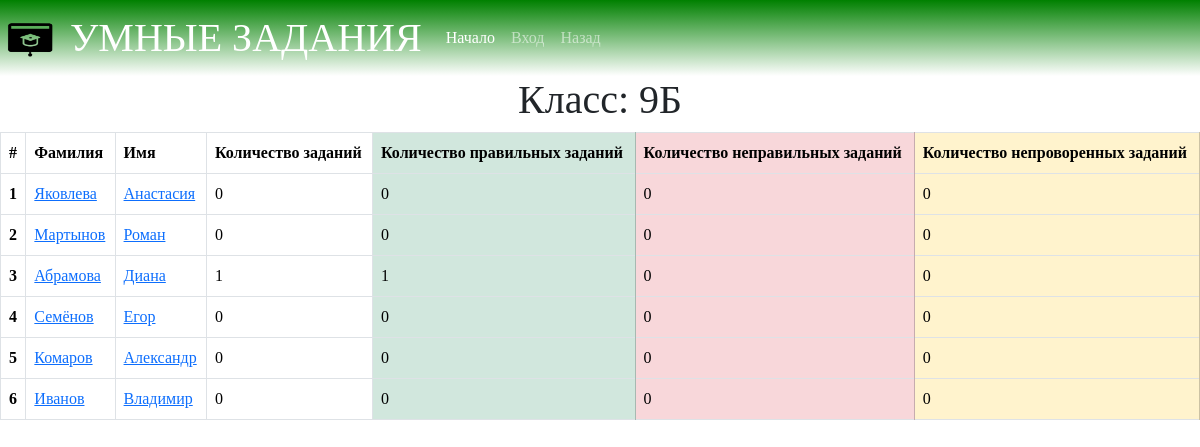
The page /lk/teacher_classes/1 on the database its author committed.
### main/models.py (models this page shows, shortened)
class Grade(models.Model):
    number = models.IntegerField("Класс")
    letter = models.CharField("Буква класса", max_length=1)
    class Meta:
        verbose_name = 'Класс'
        verbose_name_plural = "Классы"

class Student(models.Model):
    user = models.ForeignKey(User, verbose_name="Пользователь", on_delete=models.CASCADE, unique=True)
    grade = models.ForeignKey(Grade, verbose_name="Класс", on_delete=models.CASCADE)
    level_of_knowledge = models.IntegerField("Уровень знаний", default=0)
    class Meta:
        verbose_name = 'Ученик'
        verbose_name_plural = "Ученики"

class User(AbstractUser):
    user_type = models.ForeignKey(UserType, verbose_name="Тип пользователя", on_delete=models.SET_NULL, blank=True,
                                  null=True)
    phone_number = models.CharField("Телефон", max_length=15, blank=True, null=True)
    class Meta:
        verbose_name = 'Пользователь'
        verbose_name_plural = "Пользователи"

### main/views.py (the view)
# urls.py: path("lk/teacher_classes/<int:id>", views.teacher_class, name="teacher_class"),
def teacher_class(request, id):
    grade = models.Grade.objects.get(id=id)
    students = models.Student.objects.filter(grade__id=id)
    students_dict = []
    start_date = datetime.today() - timedelta(days=60)
    for student in students:
        students_dict.append({"student": student, **utils.student_result_base(student.user, start_date)})
    return render(request, "teacher_class.html", {
        "class": grade,
        "students": students_dict,
    })

### main/utils.py (called while the page is built)
def student_result_base(user, start_date, end_date=datetime.date.today()):
    student_tasks = models.StudentTask.objects.filter(student__user=user).filter(
            get_date__gte=start_date,
            get_date__lte=end_date)
    student_tasks_right = student_tasks.filter(is_right=True).count()
    student_tasks_wrong = student_tasks.filter(is_right=False).count()
    student_tasks_len = len(student_tasks)
    student_tasks_no_check = student_tasks_len - student_tasks_right - student_tasks_wrong
    return {
        'student_tasks_right': student_tasks_right,
        "student_tasks_wrong": student_tasks_wrong,
        'student_tasks_len': student_tasks_len,
        'student_tasks_no_check': student_tasks_no_check
    }

### main/templates/teacher_class.html
{% extends 'base.html' %}
{% block content %}
    <h1>Класс: {{ class.number }}{{ class.letter }}</h1>
    <table class="table table-bordered">
        <thead>
        <tr>
            <th scope="col">#</th>
            <th scope="col">Фамилия</th>
            <th scope="col">Имя</th>
            <th scope="col">Количество заданий</th>
            <th scope="col" class="table-success">Количество правильных заданий</th>
            <th scope="col" class="table-danger">Количество неправильных заданий</th>
            <th scope="col" class="table-warning">Количество непроворенных заданий</th>
        </tr>
        </thead>
        <tbody>
        {% for item in students %}
            <tr>
                <th scope="col">{{ forloop.counter }}</th>
                <td><a
                        href="{% url "student_task_list_teacher" item.student.id %}">{{ item.student.user.last_name }}</a>
                </td>
                <td><a
                        href="{% url "student_task_list_teacher" item.student.id %}">{{ item.student.user.first_name }}</a>
                </td>
                <td>{{ item.student_tasks_len }}</td>
                <td class="table-success">{{ item.student_tasks_right }}</td>
                <td class="table-danger">{{ item.student_tasks_wrong }}</td>
                <td class="table-warning">{{ item.student_tasks_no_check }}</td>
            </tr>
        {% endfor %}
        </tbody>
    </table>
{% endblock %}

### static/css/main.css (style rules this page uses)
html, body { height: 100%; }
body { margin: 0; background: whitesmoke; }
h1 { font-family: Didot ; color: Green; text-align: center; }
a { color: darkgrey; }
* { font-family: Verdana; }

### rows shown on the page
Grade: number "9", letter "Б"
Student: student.user.last_name "Яковлева", student.user.first_name "Анастасия", student_tasks_len "0", student_tasks_right "0", student_tasks_wrong "0", student_tasks_no_check "0"
Student: student.user.last_name "Мартынов", student.user.first_name "Роман", student_tasks_len "0", student_tasks_right "0", student_tasks_wrong "0", student_tasks_no_check "0"
Student: student.user.last_name "Абрамова", student.user.first_name "Диана", student_tasks_len "1", student_tasks_right "1", student_tasks_wrong "0", student_tasks_no_check "0"
Student: student.user.last_name "Семёнов", student.user.first_name "Егор", student_tasks_len "0", student_tasks_right "0", student_tasks_wrong "0", student_tasks_no_check "0"
Student: student.user.last_name "Комаров", student.user.first_name "Александр", student_tasks_len "0", student_tasks_right "0", student_tasks_wrong "0", student_tasks_no_check "0"
Student: student.user.last_name "Иванов", student.user.first_name "Владимир", student_tasks_len "0", student_tasks_right "0", student_tasks_wrong "0", student_tasks_no_check "0"
